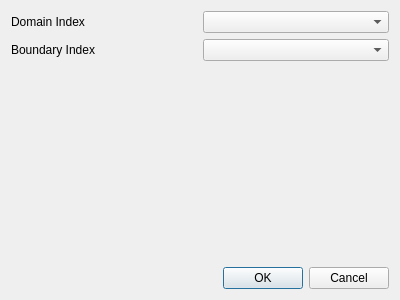
<?xml version="1.0" encoding="UTF-8"?>
<ui version="4.0">
 <class>Dialog</class>
 <widget class="QDialog" name="Dialog">
  <property name="geometry">
   <rect>
    <x>0</x>
    <y>0</y>
    <width>400</width>
    <height>300</height>
   </rect>
  </property>
  <property name="windowTitle">
   <string>Dialog</string>
  </property>
  <layout class="QGridLayout" name="gridLayout">
   <item row="0" column="0">
    <layout class="QHBoxLayout" name="horizontalLayout">
     <item>
      <widget class="QLabel" name="label">
       <property name="text">
        <string>Domain Index</string>
       </property>
      </widget>
     </item>
     <item>
      <widget class="QComboBox" name="comboBox"/>
     </item>
    </layout>
   </item>
   <item row="1" column="0">
    <layout class="QHBoxLayout" name="horizontalLayout_2">
     <item>
      <widget class="QLabel" name="label_2">
       <property name="text">
        <string>Boundary Index</string>
       </property>
      </widget>
     </item>
     <item>
      <widget class="QComboBox" name="comboBox_2"/>
     </item>
    </layout>
   </item>
   <item row="2" column="0">
    <spacer name="verticalSpacer">
     <property name="orientation">
      <enum>Qt::Vertical</enum>
     </property>
     <property name="sizeHint" stdset="0">
      <size>
       <width>20</width>
       <height>182</height>
      </size>
     </property>
    </spacer>
   </item>
   <item row="3" column="0">
    <widget class="QDialogButtonBox" name="buttonBox">
     <property name="orientation">
      <enum>Qt::Horizontal</enum>
     </property>
     <property name="standardButtons">
      <set>QDialogButtonBox::Cancel|QDialogButtonBox::Ok</set>
     </property>
    </widget>
   </item>
  </layout>
 </widget>
 <resources/>
 <connections>
  <connection>
   <sender>buttonBox</sender>
   <signal>accepted()</signal>
   <receiver>Dialog</receiver>
   <slot>accept()</slot>
   <hints>
    <hint type="sourcelabel">
     <x>248</x>
     <y>254</y>
    </hint>
    <hint type="destinationlabel">
     <x>157</x>
     <y>274</y>
    </hint>
   </hints>
  </connection>
  <connection>
   <sender>buttonBox</sender>
   <signal>rejected()</signal>
   <receiver>Dialog</receiver>
   <slot>reject()</slot>
   <hints>
    <hint type="sourcelabel">
     <x>316</x>
     <y>260</y>
    </hint>
    <hint type="destinationlabel">
     <x>286</x>
     <y>274</y>
    </hint>
   </hints>
  </connection>
 </connections>
</ui>
